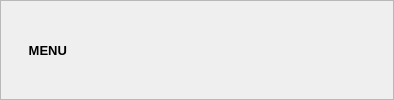
        <widget class="QFrame" name="frame_6">
         <property name="minimumSize">
          <size>
           <width>0</width>
           <height>35</height>
          </size>
         </property>
         <property name="frameShape">
          <enum>QFrame::StyledPanel</enum>
         </property>
         <property name="frameShadow">
          <enum>QFrame::Raised</enum>
         </property>
         <layout class="QHBoxLayout" name="horizontalLayout_2">
          <property name="spacing">
           <number>100</number>
          </property>
          <property name="leftMargin">
           <number>0</number>
          </property>
          <property name="topMargin">
           <number>0</number>
          </property>
          <property name="rightMargin">
           <number>0</number>
          </property>
          <property name="bottomMargin">
           <number>0</number>
          </property>
          <item>
           <widget class="QPushButton" name="menuButton">
            <property name="minimumSize">
             <size>
              <width>90</width>
              <height>32</height>
             </size>
            </property>
            <property name="maximumSize">
             <size>
              <width>90</width>
              <height>32</height>
             </size>
            </property>
            <property name="font">
             <font>
              <pointsize>10</pointsize>
              <weight>75</weight>
              <bold>true</bold>
             </font>
            </property>
            <property name="styleSheet">
             <string notr="true">QPushButton{
background-color: rgba(0, 0, 0,0);
border-radius: 15px;
}
QPushButton:hover{
background-color: rgba(129, 0, 0,50);
}
QPushButton:pressed{
padding-top:3px;
}</string>
            </property>
            <property name="text">
             <string> MENU</string>
            </property>
            <property name="icon">
             <iconset>
              <normaloff>icons/align-left.svg</normaloff>icons/align-left.svg</iconset>
            </property>
            <property name="iconSize">
             <size>
              <width>30</width>
              <height>30</height>
             </size>
            </property>
            <property name="flat">
             <bool>true</bool>
            </property>
           </widget>
          </item>
          <item>
           <widget class="QLabel" name="headerLabel">
            <property name="maximumSize">
             <size>
              <width>16777215</width>
              <height>32</height>
             </size>
            </property>
            <property name="font">
             <font>
              <pointsize>14</pointsize>
              <weight>75</weight>
              <bold>true</bold>
             </font>
            </property>
            <property name="text">
             <string/>
            </property>
            <property name="alignment">
             <set>Qt::AlignCenter</set>
            </property>
           </widget>
          </item>
          <item>
           <widget class="QPushButton" name="menuButton_2">
            <property name="minimumSize">
             <size>
              <width>90</width>
              <height>32</height>
             </size>
            </property>
            <property name="maximumSize">
             <size>
              <width>90</width>
              <height>32</height>
             </size>
            </property>
            <property name="font">
             <font>
              <pointsize>10</pointsize>
              <weight>75</weight>
              <bold>true</bold>
             </font>
            </property>
            <property name="styleSheet">
             <string notr="true">QPushButton{
background-color: rgba(0, 0, 0,0);
}
QPushButton:hover{
background-color: rgba(0, 0, 0,0);
}
</string>
            </property>
            <property name="text">
             <string/>
            </property>
            <property name="iconSize">
             <size>
              <width>30</width>
              <height>30</height>
             </size>
            </property>
            <property name="flat">
             <bool>true</bool>
            </property>
           </widget>
          </item>
         </layout>
        </widget>
